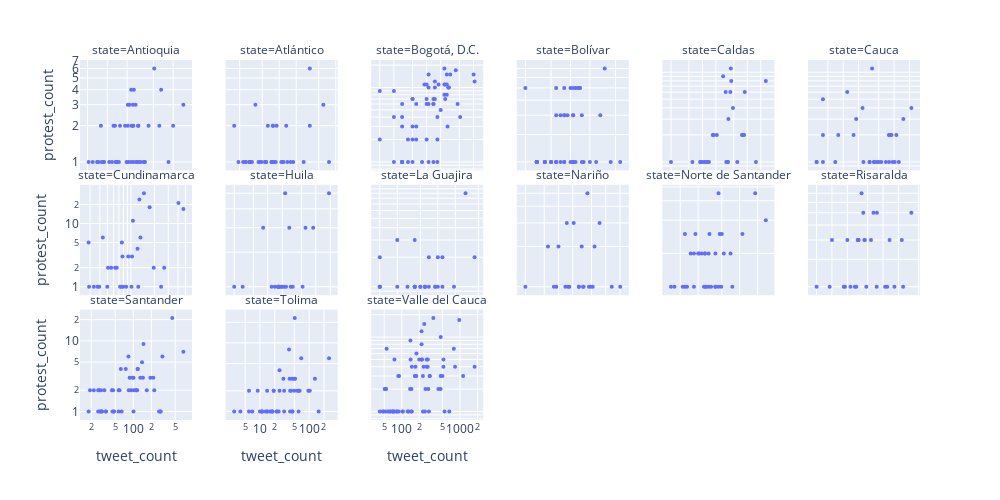

The notebook cell saved with this chart:
### Code cell
import plotly.express as px
var = "_count"
# var = "s_100k"
fig = px.scatter(state_tp_time[state_tp_time['state'].isin(list(state_tp_time.state.value_counts().index[:15]))], 
                 x=f'tweet{var}', 
                 y=f'protest{var}', 
                 facet_col="state", 
                 facet_col_wrap=6, 
                 log_x=True, 
                 log_y=True,
                 facet_row_spacing=0.04, # default is 0.07 when facet_col_wrap is used
                 facet_col_spacing=0.04, # default is 0.03
                 height=500, width=1000)
fig.update_yaxes(matches=None)
fig.update_xaxes(matches=None)
fig.update_traces(marker=dict(size=4))
fig.show()

# ax = sns.scatterplot(data=state_tp_time[state_tp_time['state']=='CA'], x=f'tweet{var}', y=f'protest{var}')
# ax.set(xscale='log', yscale='log')

### Figure 1 — Plotly figure (JSON) as saved in the notebook; plotly's stock layout.template omitted (floating-point values rounded to 4 significant figures)
{"data": [{"hovertemplate": "state=Antioquia<br>tweet_count=%{x}<br>protest_count=%{y}<extra></extra>", "legendgroup": "", "marker": {"color": "#636efa", "size": 4, "symbol": "circle"}, "mode": "markers", "name": "", "orientation": "v", "showlegend": false, "type": "scatter", "x": [320, 250, 275, 656, 849, 516, 1429, 999, 616, 423, 297, 356, 373, 248, 217, 210, 230, 243, 186, 245, 303, 253, 234, 205, 230, 269, 282, 292, 364, 196, 142, 136, 118, 124, 131, 80, 60, 156, 73, 134, 150, 70, 52, 89, 88, 82, 107, 205, 71], "xaxis": "x13", "y": [1, 1, 1, 4, 1, 6, 3, 2, 2, 2, 2, 1, 1, 2, 3, 1, 1, 2, 2, 3, 1, 4, 2, 2, 4, 3, 1, 2, 1, 1, 1, 1, 1, 2, 2, 2, 1, 2, 1, 1, 1, 1, 1, 1, 1, 1, 1, 3, 1], "yaxis": "y13"}, {"hovertemplate": "state=Atlántico<br>tweet_count=%{x}<br>protest_count=%{y}<extra></extra>", "legendgroup": "", "marker": {"color": "#636efa", "size": 4, "symbol": "circle"}, "mode": "markers", "name": "", "orientation": "v", "showlegend": false, "type": "scatter", "x": [177, 271, 348, 760, 604, 348, 159, 133, 90, 139, 119, 78, 75, 116, 63, 73, 58, 87, 109, 77, 78, 73, 45, 56, 80, 59, 30, 38, 23, 25, 31, 30, 33, 19, 43, 49, 30, 57, 16, 26], "xaxis": "x14", "y": [1, 1, 6, 1, 3, 2, 1, 2, 2, 1, 1, 1, 1, 1, 2, 1, 1, 1, 1, 2, 2, 1, 1, 1, 1, 1, 1, 3, 1, 1, 1, 1, 1, 1, 1, 1, 1, 1, 2, 1], "yaxis": "y14"}, {"hovertemplate": "state=Bogotá, D.C.<br>tweet_count=%{x}<br>protest_count=%{y}<extra></extra>", "legendgroup": "", "marker": {"color": "#636efa", "size": 4, "symbol": "circle"}, "mode": "markers", "name": "", "orientation": "v", "showlegend": false, "type": "scatter", "x": [32, 17, 10, 24, 52, 15, 42, 101, 106, 30, 24, 14, 14, 11, 25, 27, 18, 15, 46, 6, 10, 24, 28, 11, 27, 15, 5, 20, 27, 14, 29, 11, 1, 17, 10, 10, 14, 25, 5, 9, 17, 4, 6, 1, 5, 3, 2, 3, 5, 5, 4, 2, 8, 6, 3, 3, 3, 3, 11, 3, 2], "xaxis": "x15", "y": [15, 4, 6, 11, 4, 10, 17, 15, 12, 10, 8, 6, 7, 10, 11, 8, 11, 12, 6, 6, 2, 18, 3, 1, 11, 7, 1, 5, 15, 1, 10, 6, 9, 1, 11, 7, 6, 7, 7, 11, 2, 2, 3, 2, 3, 4, 4, 6, 2, 7, 1, 1, 1, 2, 1, 1, 3, 1, 15, 1, 9], "yaxis": "y15"}, {"hovertemplate": "state=Bolívar<br>tweet_count=%{x}<br>protest_count=%{y}<extra></extra>", "legendgroup": "", "marker": {"color": "#636efa", "size": 4, "symbol": "circle"}, "mode": "markers", "name": "", "orientation": "v", "showlegend": false, "type": "scatter", "x": [11, 4, 11, 29, 59, 34, 42, 10, 11, 15, 8, 8, 16, 6, 11, 7, 15, 6, 6, 12, 5, 12, 14, 14, 25, 8, 9, 8, 3, 8, 11, 5, 5, 13, 3, 4, 3, 4, 10, 7, 3, 4, 3, 6, 20, 6, 11, 3, 2, 3], "xaxis": "x16", "y": [1, 1, 2, 2, 1, 4, 1, 3, 1, 2, 2, 3, 1, 3, 3, 1, 1, 2, 1, 1, 1, 3, 3, 3, 1, 1, 2, 2, 1, 1, 2, 1, 1, 3, 1, 1, 1, 1, 1, 2, 1, 1, 1, 1, 1, 1, 1, 1, 3, 1], "yaxis": "y16"}, {"hovertemplate": "state=Caldas<br>tweet_count=%{x}<br>protest_count=%{y}<extra></extra>", "legendgroup": "", "marker": {"color": "#636efa", "size": 4, "symbol": "circle"}, "mode": "markers", "name": "", "orientation": "v", "showlegend": false, "type": "scatter", "x": [60, 76, 85, 81, 259, 156, 88, 38, 43, 48, 29, 44, 33, 12, 21, 42, 18, 37, 34, 17, 14, 13, 9, 10, 11, 6, 9, 37, 2], "xaxis": "x17", "y": [1, 2, 2, 2, 8, 1, 6, 3, 11, 4, 9, 8, 6, 1, 2, 6, 2, 1, 1, 2, 1, 1, 1, 1, 1, 1, 1, 1, 1], "yaxis": "y17"}, {"hovertemplate": "state=Cauca<br>tweet_count=%{x}<br>protest_count=%{y}<extra></extra>", "legendgroup": "", "marker": {"color": "#636efa", "size": 4, "symbol": "circle"}, "mode": "markers", "name": "", "orientation": "v", "showlegend": false, "type": "scatter", "x": [37, 33, 103, 69, 94, 219, 46, 33, 80, 152, 79, 82, 89, 50, 41, 56, 40, 111, 124, 24, 25, 12, 18, 7, 4, 3, 8, 4, 3, 4, 16], "xaxis": "x18", "y": [11, 1, 1, 1, 1, 4, 1, 1, 1, 3, 2, 2, 2, 1, 1, 1, 1, 2, 1, 4, 1, 6, 3, 1, 5, 1, 2, 2, 1, 1, 2], "yaxis": "y18"}, {"hovertemplate": "state=Cundinamarca<br>tweet_count=%{x}<br>protest_count=%{y}<extra></extra>", "legendgroup": "", "marker": {"color": "#636efa", "size": 4, "symbol": "circle"}, "mode": "markers", "name": "", "orientation": "v", "showlegend": false, "type": "scatter", "x": [1213, 922, 1954, 2661, 1733, 4683, 4043, 2429, 1464, 1282, 1014, 1321, 1031, 764, 627, 778, 797, 755, 870, 1060, 1240, 724, 658, 436, 557, 374, 393, 291, 287, 498, 335, 509], "xaxis": "x7", "y": [4, 3, 2, 2, 18, 17, 21, 1, 30, 24, 1, 6, 3, 5, 2, 3, 1, 1, 1, 11, 1, 1, 2, 6, 2, 1, 1, 1, 5, 1, 1, 2], "yaxis": "y7"}, {"hovertemplate": "state=Huila<br>tweet_count=%{x}<br>protest_count=%{y}<extra></extra>", "legendgroup": "", "marker": {"color": "#636efa", "size": 4, "symbol": "circle"}, "mode": "markers", "name": "", "orientation": "v", "showlegend": false, "type": "scatter", "x": [33, 53, 88, 61, 188, 28, 17, 23, 20, 19, 12, 17, 22, 24, 30, 17, 17, 16, 14, 3, 8, 2], "xaxis": "x8", "y": [1, 1, 2, 2, 3, 2, 1, 3, 1, 1, 1, 1, 1, 1, 1, 1, 1, 1, 1, 1, 2, 1], "yaxis": "y8"}, {"hovertemplate": "state=La Guajira<br>tweet_count=%{x}<br>protest_count=%{y}<extra></extra>", "legendgroup": "", "marker": {"color": "#636efa", "size": 4, "symbol": "circle"}, "mode": "markers", "name": "", "orientation": "v", "showlegend": false, "type": "scatter", "x": [19, 43, 30, 12, 12, 6, 9, 10, 9, 10, 5, 1, 7, 3, 7, 2, 1, 1, 5, 6, 2, 4, 4, 4, 4, 6, 1, 4], "xaxis": "x9", "y": [1, 2, 9, 2, 1, 1, 1, 1, 1, 2, 1, 2, 2, 1, 1, 1, 1, 1, 1, 1, 3, 1, 1, 3, 1, 1, 1, 1], "yaxis": "y9"}, {"hovertemplate": "state=Nariño<br>tweet_count=%{x}<br>protest_count=%{y}<extra></extra>", "legendgroup": "", "marker": {"color": "#636efa", "size": 4, "symbol": "circle"}, "mode": "markers", "name": "", "orientation": "v", "showlegend": false, "type": "scatter", "x": [48, 21, 74, 58, 202, 134, 41, 27, 33, 10, 34, 27, 9, 31, 53, 44, 15, 16, 17, 14, 2, 8, 6], "xaxis": "x10", "y": [1, 3, 3, 2, 1, 1, 5, 1, 1, 2, 1, 1, 1, 2, 1, 1, 3, 1, 1, 1, 1, 1, 2], "yaxis": "y10"}, {"hovertemplate": "state=Norte de Santander<br>tweet_count=%{x}<br>protest_count=%{y}<extra></extra>", "legendgroup": "", "marker": {"color": "#636efa", "size": 4, "symbol": "circle"}, "mode": "markers", "name": "", "orientation": "v", "showlegend": false, "type": "scatter", "x": [46, 39, 70, 75, 274, 182, 111, 49, 27, 50, 39, 44, 44, 27, 31, 25, 18, 30, 30, 26, 54, 33, 26, 20, 17, 12, 13, 17, 15, 11, 39, 21, 7, 12, 8, 23], "xaxis": "x11", "y": [3, 1, 2, 1, 4, 7, 3, 1, 1, 3, 2, 7, 1, 1, 3, 1, 3, 2, 1, 2, 2, 1, 2, 2, 2, 3, 1, 1, 2, 1, 1, 2, 1, 1, 1, 2], "yaxis": "y11"}, {"hovertemplate": "state=Risaralda<br>tweet_count=%{x}<br>protest_count=%{y}<extra></extra>", "legendgroup": "", "marker": {"color": "#636efa", "size": 4, "symbol": "circle"}, "mode": "markers", "name": "", "orientation": "v", "showlegend": false, "type": "scatter", "x": [9, 65, 32, 38, 110, 167, 134, 359, 233, 247, 121, 76, 75, 47, 28, 33, 41, 32, 43, 58, 33, 30, 44, 23, 17, 20, 10, 5, 18], "xaxis": "x12", "y": [1, 3, 2, 4, 1, 1, 2, 3, 2, 1, 1, 3, 1, 1, 1, 2, 3, 2, 2, 2, 2, 1, 2, 1, 1, 2, 2, 1, 1], "yaxis": "y12"}, {"hovertemplate": "state=Santander<br>tweet_count=%{x}<br>protest_count=%{y}<extra></extra>", "legendgroup": "", "marker": {"color": "#636efa", "size": 4, "symbol": "circle"}, "mode": "markers", "name": "", "orientation": "v", "showlegend": false, "type": "scatter", "x": [119, 118, 92, 224, 282, 306, 685, 447, 269, 148, 102, 113, 75, 87, 84, 116, 44, 140, 287, 168, 111, 83, 131, 101, 216, 145, 193, 97, 57, 62, 101, 48, 59, 30, 57, 19, 30, 28, 22, 27, 46, 28, 33, 45, 47, 35, 35, 64, 26, 26, 29, 18], "xaxis": "x", "y": [4, 4, 2, 2, 1, 6, 7, 21, 1, 9, 2, 2, 4, 3, 2, 2, 2, 5, 1, 2, 2, 6, 3, 3, 3, 3, 3, 3, 1, 4, 1, 1, 2, 1, 2, 2, 1, 1, 2, 2, 2, 1, 2, 1, 1, 1, 1, 1, 2, 1, 2, 1], "yaxis": "y"}, {"hovertemplate": "state=Tolima<br>tweet_count=%{x}<br>protest_count=%{y}<extra></extra>", "legendgroup": "", "marker": {"color": "#636efa", "size": 4, "symbol": "circle"}, "mode": "markers", "name": "", "orientation": "v", "showlegend": false, "type": "scatter", "x": [51, 49, 64, 156, 103, 253, 131, 96, 50, 69, 58, 61, 52, 39, 41, 61, 43, 31, 45, 46, 31, 25, 30, 22, 41, 45, 40, 18, 19, 6, 19, 24, 25, 11, 4, 17, 10, 14, 14, 7, 9, 14, 16, 13, 11, 11, 22, 18, 3, 6], "xaxis": "x2", "y": [23, 3, 2, 1, 2, 6, 3, 2, 2, 6, 2, 1, 3, 8, 2, 2, 2, 2, 3, 1, 1, 4, 3, 1, 1, 1, 3, 1, 2, 2, 2, 1, 2, 1, 1, 1, 1, 1, 2, 1, 2, 1, 1, 1, 1, 1, 1, 1, 1, 1], "yaxis": "y2"}, {"hovertemplate": "state=Valle del Cauca<br>tweet_count=%{x}<br>protest_count=%{y}<extra></extra>", "legendgroup": "", "marker": {"color": "#636efa", "size": 4, "symbol": "circle"}, "mode": "markers", "name": "", "orientation": "v", "showlegend": false, "type": "scatter", "x": [58, 349, 244, 468, 785, 824, 971, 1784, 1134, 656, 465, 465, 520, 543, 500, 255, 280, 303, 287, 172, 219, 293, 237, 250, 269, 218, 301, 224, 269, 279, 426, 521, 231, 219, 141, 149, 139, 147, 200, 142, 149, 179, 178, 232, 126, 75, 75, 171, 90, 87, 104, 104, 89, 49, 51, 146, 69, 64, 132, 42, 54, 52, 83, 82, 47, 62, 71, 55, 72, 168, 53], "xaxis": "x3", "y": [1, 18, 15, 10, 7, 4, 17, 4, 3, 1, 2, 3, 4, 1, 3, 2, 5, 3, 2, 4, 8, 1, 4, 1, 4, 5, 3, 5, 5, 4, 2, 5, 3, 12, 9, 4, 2, 2, 5, 5, 1, 6, 3, 1, 1, 1, 5, 3, 3, 3, 1, 1, 1, 1, 2, 1, 1, 1, 1, 1, 2, 2, 1, 1, 1, 1, 1, 7, 1, 3, 1], "yaxis": "y3"}], "layout": {"annotations": [{"font": {}, "showarrow": false, "text": "state=Santander", "x": 0.06667, "xanchor": "center", "xref": "paper", "y": 0.3067, "yanchor": "bottom", "yref": "paper"}, {"font": {}, "showarrow": false, "text": "state=Tolima", "x": 0.24, "xanchor": "center", "xref": "paper", "y": 0.3067, "yanchor": "bottom", "yref": "paper"}, {"font": {}, "showarrow": false, "text": "state=Valle del Cauca", "x": 0.4133, "xanchor": "center", "xref": "paper", "y": 0.3067, "yanchor": "bottom", "yref": "paper"}, {"font": {}, "showarrow": false, "text": "state=Cundinamarca", "x": 0.06667, "xanchor": "center", "xref": "paper", "y": 0.6533, "yanchor": "bottom", "yref": "paper"}, {"font": {}, "showarrow": false, "text": "state=Huila", "x": 0.24, "xanchor": "center", "xref": "paper", "y": 0.6533, "yanchor": "bottom", "yref": "paper"}, {"font": {}, "showarrow": false, "text": "state=La Guajira", "x": 0.4133, "xanchor": "center", "xref": "paper", "y": 0.6533, "yanchor": "bottom", "yref": "paper"}, {"font": {}, "showarrow": false, "text": "state=Nariño", "x": 0.5867, "xanchor": "center", "xref": "paper", "y": 0.6533, "yanchor": "bottom", "yref": "paper"}, {"font": {}, "showarrow": false, "text": "state=Norte de Santander", "x": 0.76, "xanchor": "center", "xref": "paper", "y": 0.6533, "yanchor": "bottom", "yref": "paper"}, {"font": {}, "showarrow": false, "text": "state=Risaralda", "x": 0.9333, "xanchor": "center", "xref": "paper", "y": 0.6533, "yanchor": "bottom", "yref": "paper"}, {"font": {}, "showarrow": false, "text": "state=Antioquia", "x": 0.06667, "xanchor": "center", "xref": "paper", "y": 1.0, "yanchor": "bottom", "yref": "paper"}, {"font": {}, "showarrow": false, "text": "state=Atlántico", "x": 0.24, "xanchor": "center", "xref": "paper", "y": 1.0, "yanchor": "bottom", "yref": "paper"}, {"font": {}, "showarrow": false, "text": "state=Bogotá, D.C.", "x": 0.4133, "xanchor": "center", "xref": "paper", "y": 1.0, "yanchor": "bottom", "yref": "paper"}, {"font": {}, "showarrow": false, "text": "state=Bolívar", "x": 0.5867, "xanchor": "center", "xref": "paper", "y": 1.0, "yanchor": "bottom", "yref": "paper"}, {"font": {}, "showarrow": false, "text": "state=Caldas", "x": 0.76, "xanchor": "center", "xref": "paper", "y": 1.0, "yanchor": "bottom", "yref": "paper"}, {"font": {}, "showarrow": false, "text": "state=Cauca", "x": 0.9333, "xanchor": "center", "xref": "paper", "y": 1.0, "yanchor": "bottom", "yref": "paper"}], "height": 500, "legend": {"tracegroupgap": 0}, "margin": {"t": 60}, "width": 1000, "xaxis": {"anchor": "y", "autorange": true, "domain": [0, 0.1333], "range": [1.112, 2.979], "title": {"text": "tweet_count"}, "type": "log"}, "xaxis10": {"anchor": "y10", "autorange": true, "domain": [0.52, 0.6533], "range": [0.1192, 2.487], "showticklabels": false, "type": "log"}, "xaxis11": {"anchor": "y11", "autorange": true, "domain": [0.6933, 0.8267], "range": [0.7006, 2.582], "showticklabels": false, "type": "log"}, "xaxis12": {"anchor": "y12", "autorange": true, "domain": [0.8667, 1], "range": [0.5306, 2.723], "showticklabels": false, "type": "log"}, "xaxis13": {"anchor": "y13", "autorange": true, "domain": [0, 0.1333], "range": [1.585, 3.286], "showticklabels": false, "type": "log"}, "xaxis14": {"anchor": "y14", "autorange": true, "domain": [0.1733, 0.3067], "range": [1.052, 3.033], "showticklabels": false, "type": "log"}, "xaxis15": {"anchor": "y15", "autorange": true, "domain": [0.3467, 0.48], "range": [-0.1837, 2.209], "showticklabels": false, "type": "log"}, "xaxis16": {"anchor": "y16", "autorange": true, "domain": [0.52, 0.6533], "range": [0.1677, 1.904], "showticklabels": false, "type": "log"}, "xaxis17": {"anchor": "y17", "autorange": true, "domain": [0.6933, 0.8267], "range": [0.1094, 2.605], "showticklabels": false, "type": "log"}, "xaxis18": {"anchor": "y18", "autorange": true, "domain": [0.8667, 1], "range": [0.3081, 2.509], "showticklabels": false, "type": "log"}, "xaxis2": {"anchor": "y2", "autorange": true, "domain": [0.1733, 0.3067], "range": [0.3024, 2.578], "title": {"text": "tweet_count"}, "type": "log"}, "xaxis3": {"anchor": "y3", "autorange": true, "domain": [0.3467, 0.48], "range": [1.476, 3.399], "title": {"text": "tweet_count"}, "type": "log"}, "xaxis4": {"anchor": "y4", "domain": [0.52, 0.6533], "title": {"text": "tweet_count"}, "type": "log"}, "xaxis5": {"anchor": "y5", "domain": [0.6933, 0.8267], "title": {"text": "tweet_count"}, "type": "log"}, "xaxis6": {"anchor": "y6", "domain": [0.8667, 1], "title": {"text": "tweet_count"}, "type": "log"}, "xaxis7": {"anchor": "y7", "autorange": true, "domain": [0, 0.1333], "range": [2.348, 3.781], "showticklabels": false, "type": "log"}, "xaxis8": {"anchor": "y8", "autorange": true, "domain": [0.1733, 0.3067], "range": [0.122, 2.453], "showticklabels": false, "type": "log"}, "xaxis9": {"anchor": "y9", "autorange": true, "domain": [0.3467, 0.48], "range": [-0.1482, 1.782], "showticklabels": false, "type": "log"}, "yaxis": {"anchor": "x", "autorange": true, "domain": [0, 0.3067], "range": [-0.1207, 1.443], "title": {"text": "protest_count"}, "type": "log"}, "yaxis10": {"anchor": "x10", "autorange": true, "domain": [0.3467, 0.6533], "range": [-0.06379, 0.7628], "showticklabels": false, "type": "log"}, "yaxis11": {"anchor": "x11", "autorange": true, "domain": [0.3467, 0.6533], "range": [-0.07712, 0.9222], "showticklabels": false, "type": "log"}, "yaxis12": {"anchor": "x12", "autorange": true, "domain": [0.3467, 0.6533], "range": [-0.05494, 0.657], "showticklabels": false, "type": "log"}, "yaxis13": {"anchor": "x13", "autorange": true, "domain": [0.6933, 1.0], "range": [-0.07101, 0.8492], "title": {"text": "protest_count"}, "type": "log"}, "yaxis14": {"anchor": "x14", "autorange": true, "domain": [0.6933, 1.0], "range": [-0.07101, 0.8492], "showticklabels": false, "type": "log"}, "yaxis15": {"anchor": "x15", "autorange": true, "domain": [0.6933, 1.0], "range": [-0.1146, 1.37], "showticklabels": false, "type": "log"}, "yaxis16": {"anchor": "x16", "autorange": true, "domain": [0.6933, 1.0], "range": [-0.05494, 0.657], "showticklabels": false, "type": "log"}, "yaxis17": {"anchor": "x17", "autorange": true, "domain": [0.6933, 1.0], "range": [-0.09504, 1.136], "showticklabels": false, "type": "log"}, "yaxis18": {"anchor": "x18", "autorange": true, "domain": [0.6933, 1.0], "range": [-0.09504, 1.136], "showticklabels": false, "type": "log"}, "yaxis2": {"anchor": "x2", "autorange": true, "domain": [0, 0.3067], "range": [-0.1243, 1.486], "showticklabels": false, "type": "log"}, "yaxis3": {"anchor": "x3", "autorange": true, "domain": [0, 0.3067], "range": [-0.1146, 1.37], "showticklabels": false, "type": "log"}, "yaxis4": {"anchor": "x4", "domain": [0, 0.3067], "showticklabels": false, "type": "log"}, "yaxis5": {"anchor": "x5", "domain": [0, 0.3067], "showticklabels": false, "type": "log"}, "yaxis6": {"anchor": "x6", "domain": [0, 0.3067], "showticklabels": false, "type": "log"}, "yaxis7": {"anchor": "x7", "autorange": true, "domain": [0.3467, 0.6533], "range": [-0.1348, 1.612], "title": {"text": "protest_count"}, "type": "log"}, "yaxis8": {"anchor": "x8", "autorange": true, "domain": [0.3467, 0.6533], "range": [-0.04354, 0.5207], "showticklabels": false, "type": "log"}, "yaxis9": {"anchor": "x9", "autorange": true, "domain": [0.3467, 0.6533], "range": [-0.08708, 1.041], "showticklabels": false, "type": "log"}}}
